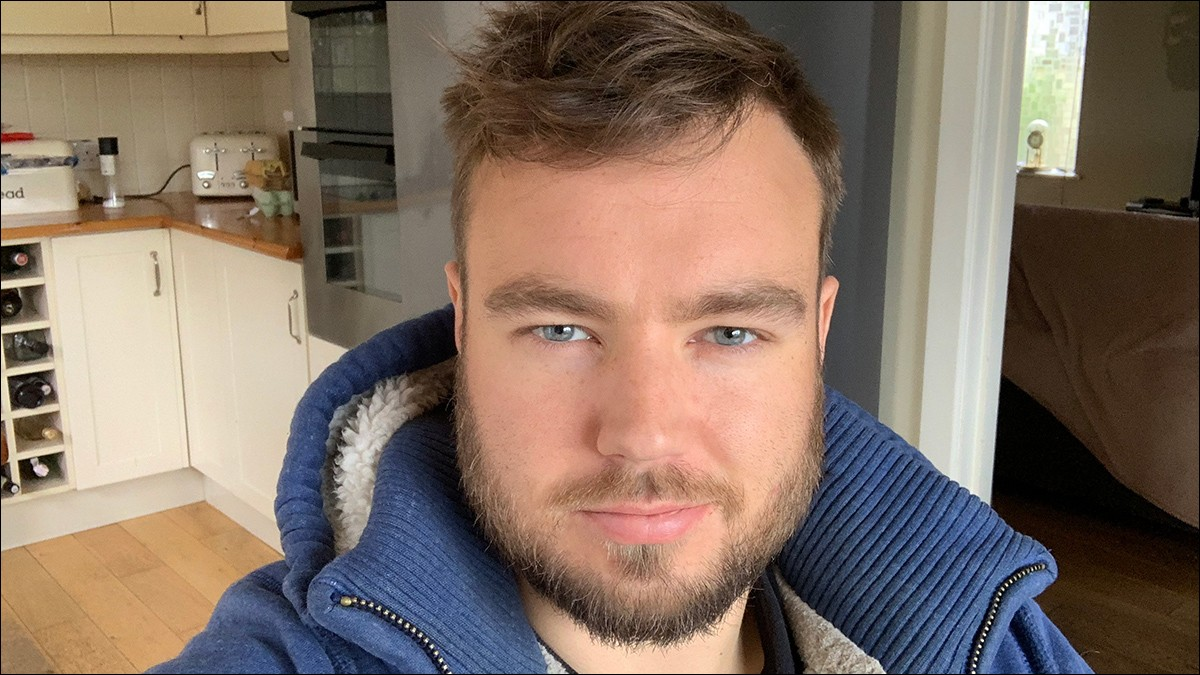
#> input picture assets/sample.jpg, 1200 x 675 px
$ python -i face_detection.py   (imports and definitions only)
#> lines starting #> are read from the running program, lines starting #| are printed output that depends on the picture; after the words box and inside, x2 and y2 are one past the last pixel; in counts of white or black regions, pixels touching at a corner belong together
import cv2

# Path
face_path = 'assets/haarcascade_frontalface_default.xml'
eye_path = 'assets/haarcascade_eye.xml'
face_cascade = cv2.CascadeClassifier(face_path)
eye_cascade = cv2.CascadeClassifier(eye_path)
smile_path = 'assets/haarcascade_smile.xml'
smile_cascade = cv2.CascadeClassifier(smile_path)

def detectedFace(img):
#> called with img = 'assets/sample.jpg'
    img = cv2.imread(img)
#> img is the input picture: shape (675, 1200, 3); mean B, G, R 100.1, 113, 131.2

    gray = cv2.cvtColor(img, cv2.COLOR_BGR2GRAY)
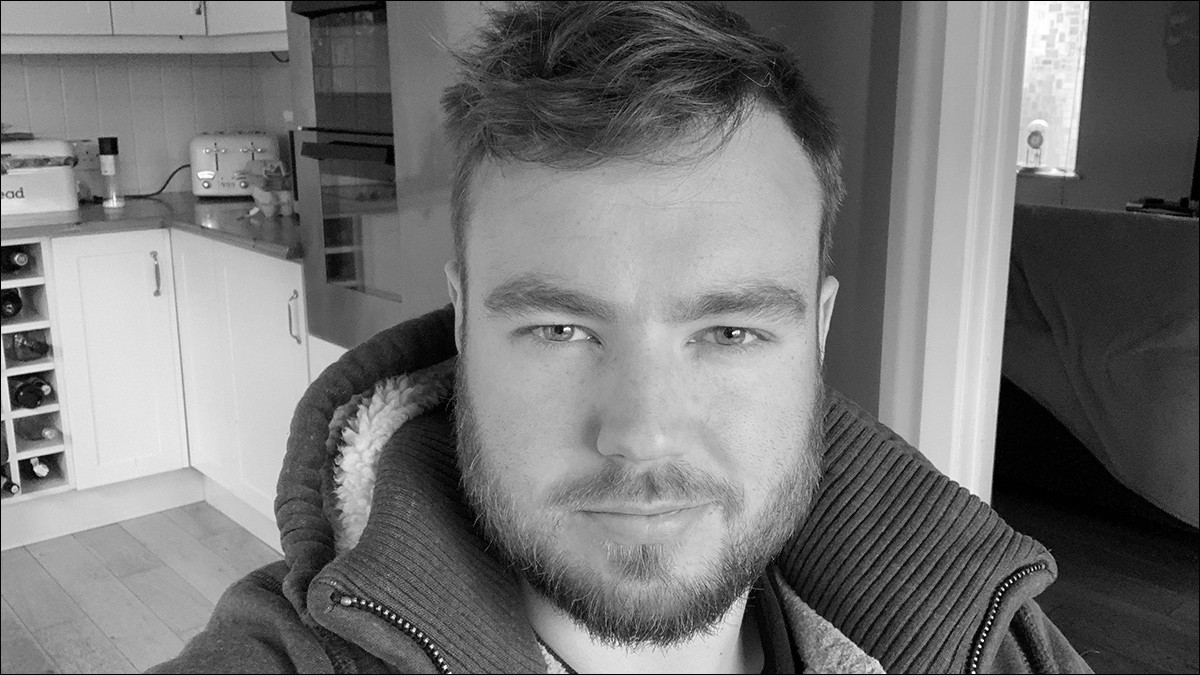
#> gray: shape (675, 1200); min 0, max 255, mean 117

    faces = face_cascade.detectMultiScale(gray, 1.4, 5)
#> faces = [[396, 134, 496, 496]]

    for face in faces:
        x, y, width, height = face
        # draw a rectangle for detection
        cv2.rectangle(
                img,
                (x, y),
                (x + width, y + height),
                (0, 0, 255),
                1,
        )
        roi_gray = gray[y:y+height, x:x+width]
        roi_color = img[y:y+height, x:x+width]

        smiles = smile_cascade.detectMultiScale(roi_gray)
        for (sx, sy, sw, sh) in smiles:
            cv2.rectangle(roi_color, (sx, sy), ((sx + sw), (sy + sh)), (0, 0, 255), 2)

        eyes = eye_cascade.detectMultiScale(roi_gray)
        for (ex, ey, ew, eh) in eyes:
            cv2.rectangle(
                    roi_color,
                    (ex, ey),
                    (ex+ew, ey+eh),
                    (0, 255, 0),
                    2,)
#> this loop made 1 pass
#> (x, y, width, height, eyes) on pass 1: (396, 134, 496, 496, [[123, 156, 82, 82], [290, 159, 80, 80]])
#> pass 1, in detectedFace, `roi_gray = gray[y:y+height, x:x+width]`:
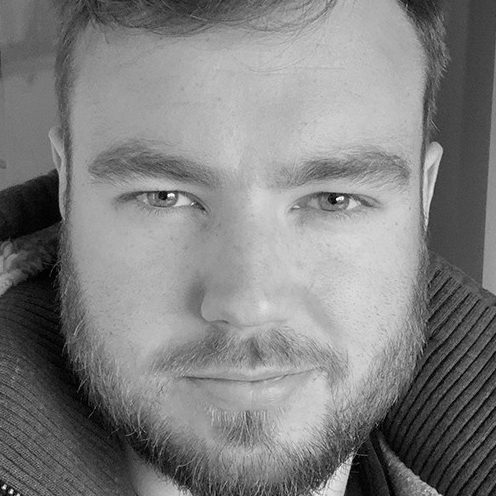
#> roi_gray: shape (496, 496); min 0, max 255, mean 128.1
#> pass 1, in detectedFace, `roi_color = img[y:y+height, x:x+width]`:
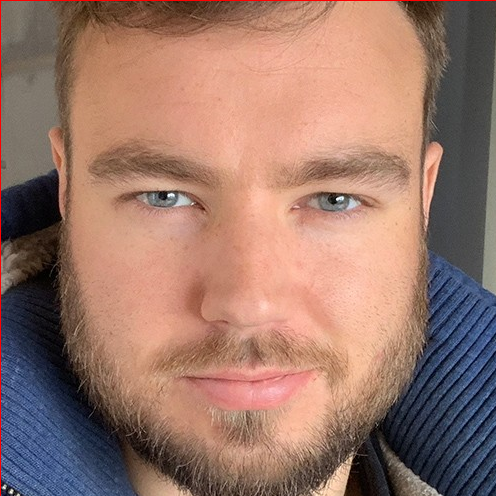
#> roi_color: shape (496, 496, 3); mean B, G, R 106, 118.8, 154.5
#> after the loop:
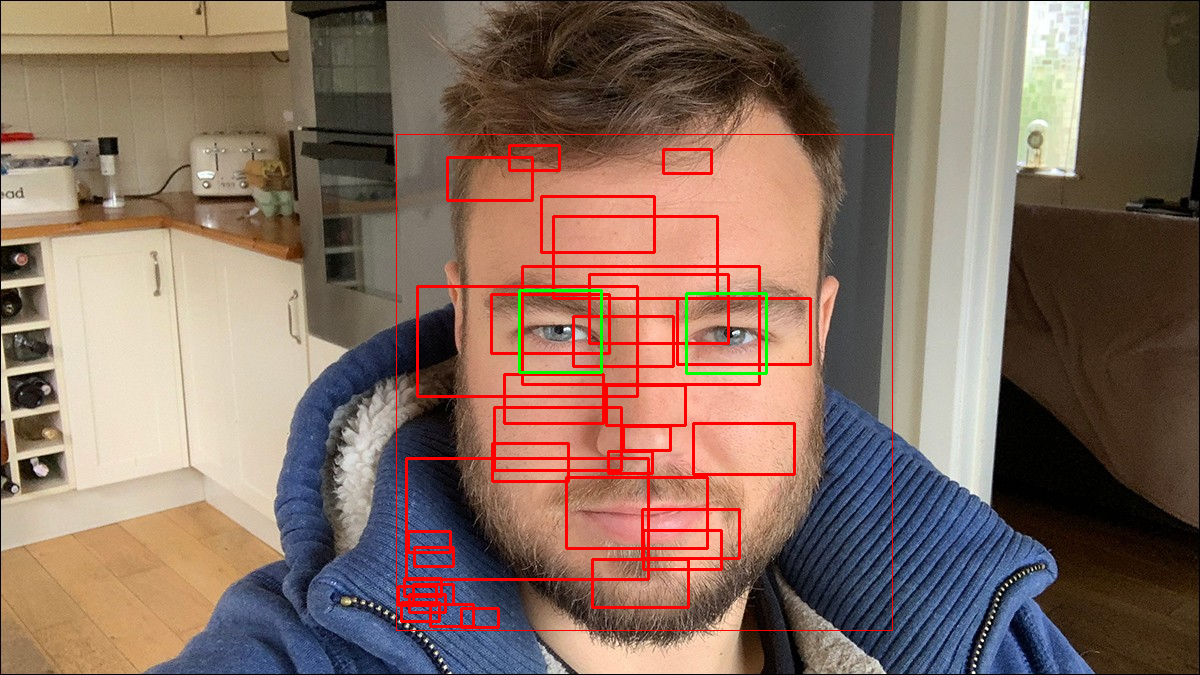
#> img: shape (675, 1200, 3); 3.53% of pixels changed, all inside (x1, y1, x2, y2) = (396, 134, 893, 631)
#> after the loop:
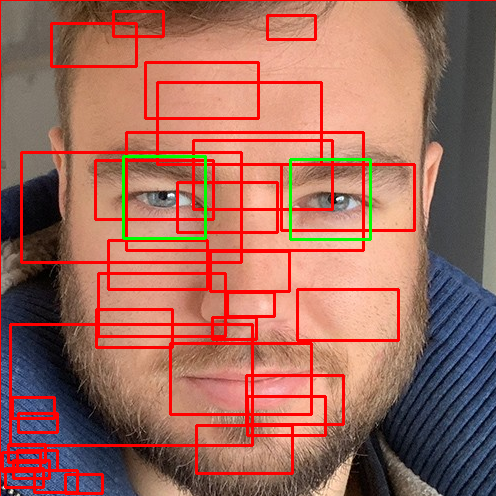
#> roi_color: shape (496, 496, 3); 10.82% of pixels changed, all inside (x1, y1, x2, y2) = (1, 10, 416, 495)
    return img, len(faces)

>>> result = detectedFace('assets/sample.jpg')
